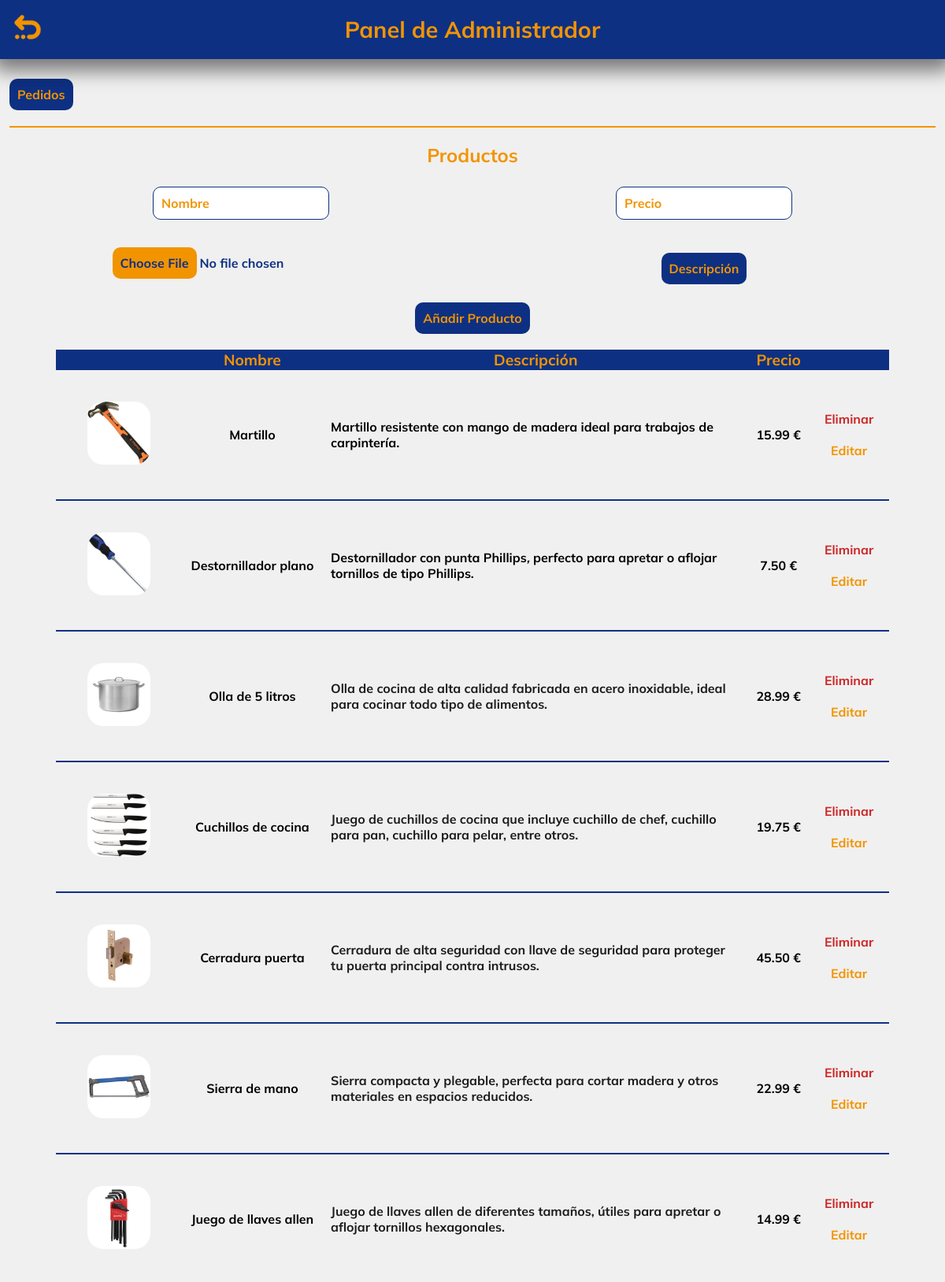
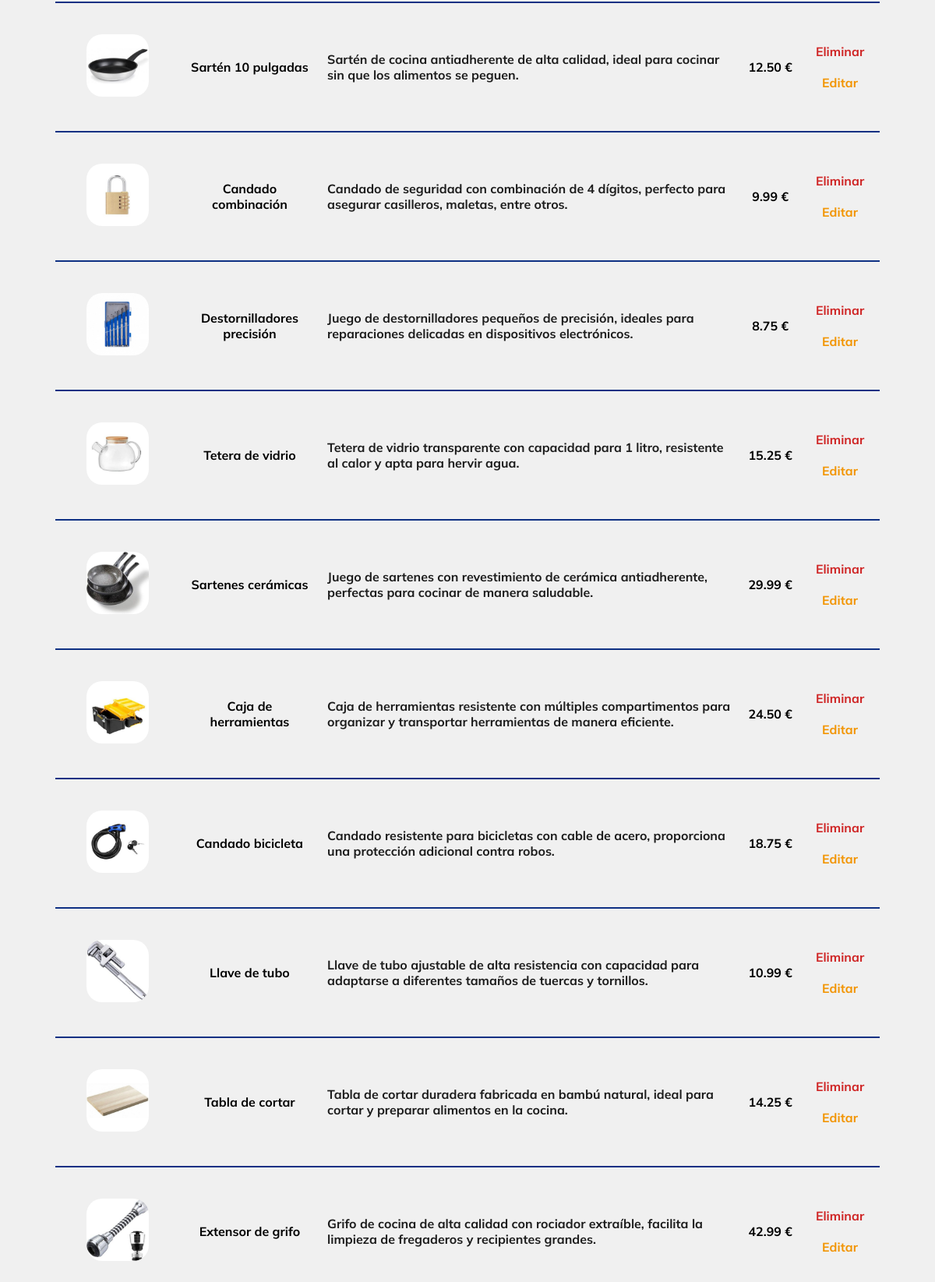
The app's page /api/admin.php (signed in) with its own data (2 pictures, top to bottom).
### tables this page shows
CREATE TABLE `productos` (
  `id` int(11) NOT NULL,
  `name` varchar(255) NOT NULL,
  `description` varchar(225) DEFAULT NULL,
  `price` decimal(10,2) NOT NULL,
  `img` varchar(225) NOT NULL
);

### api/admin.php (the view, shortened to what this page needs)
<!DOCTYPE html>
<html lang="en">
<head>
    <link rel="stylesheet" href="../styles/style.css">
    <link rel="stylesheet" href="../styles/admin.css">
</head>
<body>
<?php
$message = "";
$messageClass = "";
function listProducto($conn, &$message, &$messageClass){
    $query = $conn->prepare("SELECT * FROM productos");
    $query->execute();
    $productoToEdit = null;
    ?>
   <div class="header">
    <div class="title-container">
        <a href="../index.php"><img src="../assets/img/icons/goBack.png" alt="home"></a>
        <h1 class='title'>Panel de Administrador</h1>
    </div>
</div>
<button id="mostrarPedidos">Pedidos</button>
<div id="producto">
    <div class="section-title"><h2>Productos</h2></div>
    <form method='post' enctype='multipart/form-data' class='control-panel'>
        <div class="form-element-container">
            <div class="form-element">
                <input type='text' name='name' id='name' placeholder="Nombre" value='<?= ($productoToEdit ? htmlspecialchars($productoToEdit["name"]) : "") ?>'>
            </div>
            <div class="form-element">
                <input type='text' name='price' id='price' placeholder="Precio" value='<?= ($productoToEdit ? htmlspecialchars($productoToEdit["price"]) : "") ?>'>
            </div>
            <div class="form-element">
                <input type='file' name='img' id='input-file'>
            </div>
            <div class="form-element">
                <button type="button" id="description-button" class="description-button">Descripción</button>
            </div>
        </div>
        <div class='btn-container'>
            <button class='btn-insertar' type='submit' name='<?= ($productoToEdit ? "update" : "insert") ?>' id='insert-btn'><?= ($productoToEdit ? "Guardar" : "Añadir Producto") ?></button>
        </div>
    </form>
    <table class="product-table">
        <thead>
            <tr>
                <th></th>
                <th>Nombre</th>
                <th>Descripción</th>
                <th>Precio</th>
                <th></th>
            </tr>
        </thead>
        <tbody>
            <?php foreach($query as $product): ?>
                <tr>
                    <td><img src="../assets/img/productos/<?= $product['img'] ?>" alt="<?= $product['name'] ?>"></td>
                    <td class="name"><p class="parraf" id="name"><?= $product["name"]?></p></td>
                    <td class="descripcion"><p class="parragraf" id="description"><?= $product["description"]?></p></td>
                    <td class="precio"><p class="parraf" id="price"><?= $product["price"]?> €</p></p></td>
                    <td class="actions">
                        <div class="button-container">
                            <form method='post'>
                                <button class='btn' type='submit' name='delete' id="delete-btn">Eliminar</button>
                            </form>
                            <form method='post'>
                                <button class='btn' type='submit' name='edit' id='edit-btn'>Editar</button>
                            </form>
                        </div>
                    </td>
                </tr>
            <?php endforeach; ?>
        </tbody>
    </table>
</div>
    <?php
}
$conn = connectDB();
listProducto($conn, $message, $messageClass);
?>
</body>
</html>

### styles/style.css (style rules this page uses)
body { font-family: Mulish; background-color: #f0f0f0; width: 98%; margin: 0 auto; padding-top: 150px; }
h1 { color: #f29400; font-size: 2em; }
h2 { color: #f29400; font-size: 1.7em; }
.parragraf { color: #1c1c1c; font-size: 1.3em; }
img { width: 100px; border-radius: 20px; }
a { color: #f29400; text-decoration: none; transition: 0.3s ease-in-out; }
button { font-family: Mulish; font-size: 1.3em; padding: 10px; border-radius: 10px; border: none; background-color: #0e3083; color: #f29400; cursor: pointer; transition: 0.3s ease-in-out; }
input { font-family: Mulish; color: #f29400; font-size: 1em; border-radius: 10px; margin: 20px; margin-top: 5px; padding: 10px; border: 1px solid #0e3083; border-radius: 10px; }
input::placeholder { color: #f29400; }
#input-file { color: #0e3083; border: none; }
@media screen and (width < 1441px) { h1 { color: #f29400; font-size: 1.8em; } }
@media screen and (width < 1441px) { h2 { font-size: 1.5em; } }
@media screen and (width < 1441px) { .parragraf { color: #1c1c1c; font-size: 1em; } }
@media screen and (width < 1441px) { button { font-size: 1em; } }

### styles/admin.css (style rules this page uses)
body { padding-top: 100px; }
.header { background-color: #f0f0f0; width: 100%; position: fixed; z-index: 1000; top: 0; left: 0; border-bottom-left-radius: 5px; border-bottom-right-radius: 5px; box-shadow: 0 5px 25px 10px rgba(0, 0, 0, 0.5); }
.title-container img { margin: 0; position: absolute; left: 10px; top: 10px; width: 50px; }
.control-panel { text-align: center; }
.form-element-container { margin-top: 20px; display: grid; grid-template-columns: repeat(auto-fit, minmax(400px, 1fr)); align-items: center; justify-content: center; }
.product-table tr:nth-child(even) { border-radius: 20px; border-bottom: 2px solid #0e3083; border-top: 2px solid #0e3083; }
.product-table td { padding: 10px; }
.name { text-align: center; }
.precio { text-align: center; white-space: nowrap; }
img { width: 80px; margin: 30px; }
.button-container { text-align: center; }
#delete-btn { color: #cf2525; background: none; }
#edit-btn { color: #f29400; background: none; }
.section-title { margin-top: 20px; text-align: center; border-top: 2px solid #f29400; }
.descripcion p { max-height: 100px; overflow-y: auto; font-size: 1em; }
@media screen and (width < 1441px) { .parragraf { color: #1c1c1c; font-size: 1em; } }

### records on screen
productos: img (picture), name "Martillo", description "Martillo resistente con mango de madera ideal para trabajos de carpintería.", price "15.99"
productos: img (picture), name "Destornillador plano", description "Destornillador con punta Phillips , perfecto para apretar o aflojar tornillos de tipo Phillips.", price "7.50"
productos: img (picture), name "Olla de 5 litros", description "Olla de cocina de alta calidad fabricada en acero inoxidable, ideal para cocinar todo tipo de alimentos.", price "28.99"
productos: img (picture), name "Cuchillos de cocina", description "Juego de cuchillos de cocina que incluye cuchillo de chef, cuchillo para pan, cuchillo para pelar, entre otros.", price "19.75"
productos: img (picture), name "Cerradura puerta", description "Cerradura de alta seguridad con llave de seguridad para proteger tu puerta principal contra intrusos.", price "45.50"
productos: img (picture), name "Sierra de mano", description "Sierra compacta y plegable, perfecta para cortar madera y otros materiales en espacios reducidos.", price "22.99"
productos: img (picture), name "Juego de llaves allen", description "Juego de llaves allen de diferentes tamaños, útiles para apretar o aflojar tornillos hexagonales.", price "14.99"
productos: img (picture), name "Sartén 10 pulgadas", description "Sartén de cocina antiadherente de alta calidad, ideal para cocinar sin que los alimentos se peguen.", price "12.50"
productos: img (picture), name "Candado combinación", description "Candado de seguridad con combinación de 4 dígitos, perfecto para asegurar casilleros, maletas, entre otros.", price "9.99"
productos: img (picture), name "Destornilladores precisión", description "Juego de destornilladores pequeños de precisión, ideales para reparaciones delicadas en dispositivos electrónicos.", price "8.75"
productos: img (picture), name "Tetera de vidrio", description "Tetera de vidrio transparente con capacidad para 1 litro, resistente al calor y apta para hervir agua.", price "15.25"
productos: img (picture), name "Sartenes cerámicas", description "Juego de sartenes con revestimiento de cerámica antiadherente, perfectas para cocinar de manera saludable.", price "29.99"
productos: img (picture), name "Caja de herramientas", description "Caja de herramientas resistente con múltiples compartimentos para organizar y transportar herramientas de manera eficiente.", price "24.50"
productos: img (picture), name "Candado bicicleta", description "Candado resistente para bicicletas con cable de acero, proporciona una protección adicional contra robos.", price "18.75"
productos: img (picture), name "Llave de tubo", description "Llave de tubo ajustable de alta resistencia con capacidad para adaptarse a diferentes tamaños de tuercas y tornillos.", price "10.99"
productos: img (picture), name "Tabla de cortar", description "Tabla de cortar duradera fabricada en bambú natural, ideal para cortar y preparar alimentos en la cocina.", price "14.25"
productos: img (picture), name "Extensor de grifo", description "Grifo de cocina de alta calidad con rociador extraíble, facilita la limpieza de fregaderos y recipientes grandes.", price "42.99"
